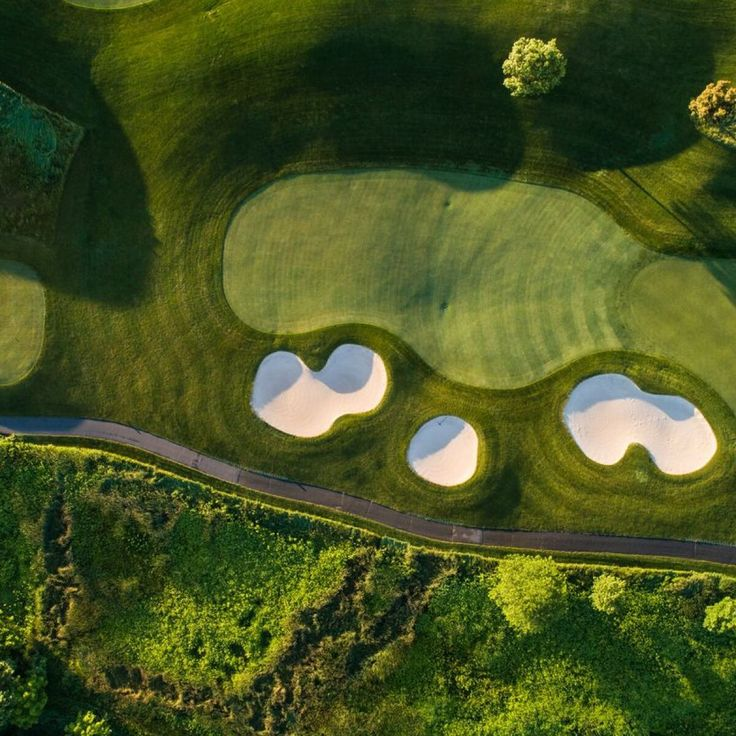
#> input picture AerialImage/imgs/overheadGolfGreen.jpg, 736 x 736 px
$ python PILColours.py
#> lines starting #> are read from the running program, lines starting #| are printed output that depends on the picture
from PIL import Image
import matplotlib.pyplot as plt


img = Image.open("./imgs/overheadGolfGreen.jpg")
#> img is the input picture: PIL image 736x736 RGB; mean R, G, B 71.9, 84.1, 34.9
img = img.convert("RGB")

d = img.getdata()

new_image = []
for item in d:
    # change all white (also shades of whites)
    # pixels to yellow
    if item[0] in list(range(200, 256)):
        new_image.append((255, 224, 100))
    else:
        new_image.append(item)
#> this loop made 541696 passes
#> item on passes 1 to 3: (20, 44, 18), (21, 45, 19), (21, 45, 19)
#> after the loop, new_image = 541696 items

# update image data
img.putdata(new_image)
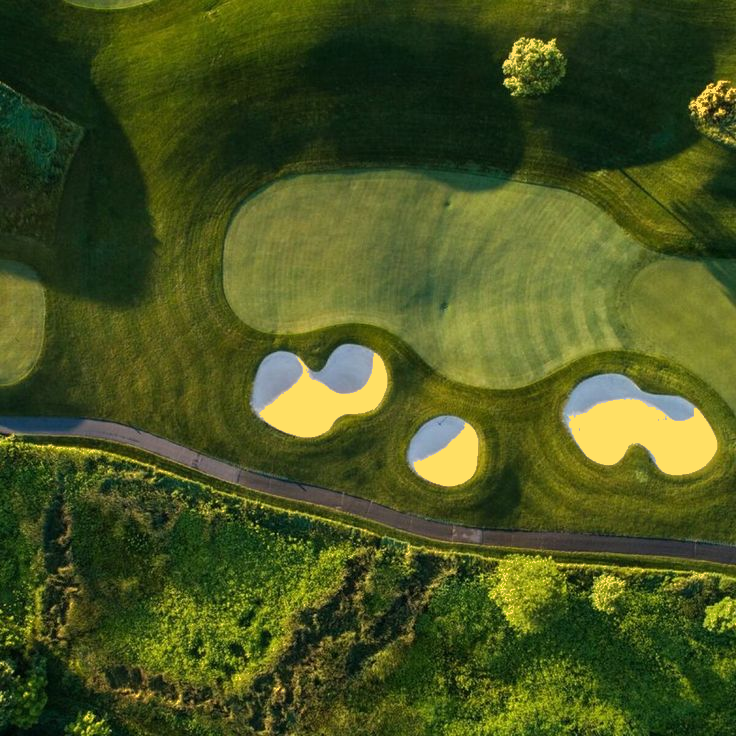
#> img: PIL image 736x736 RGB; mean R, G, B 72.5, 84.4, 32.5

plt.figure()
plt.imshow(img)
plt.show(block=True)
